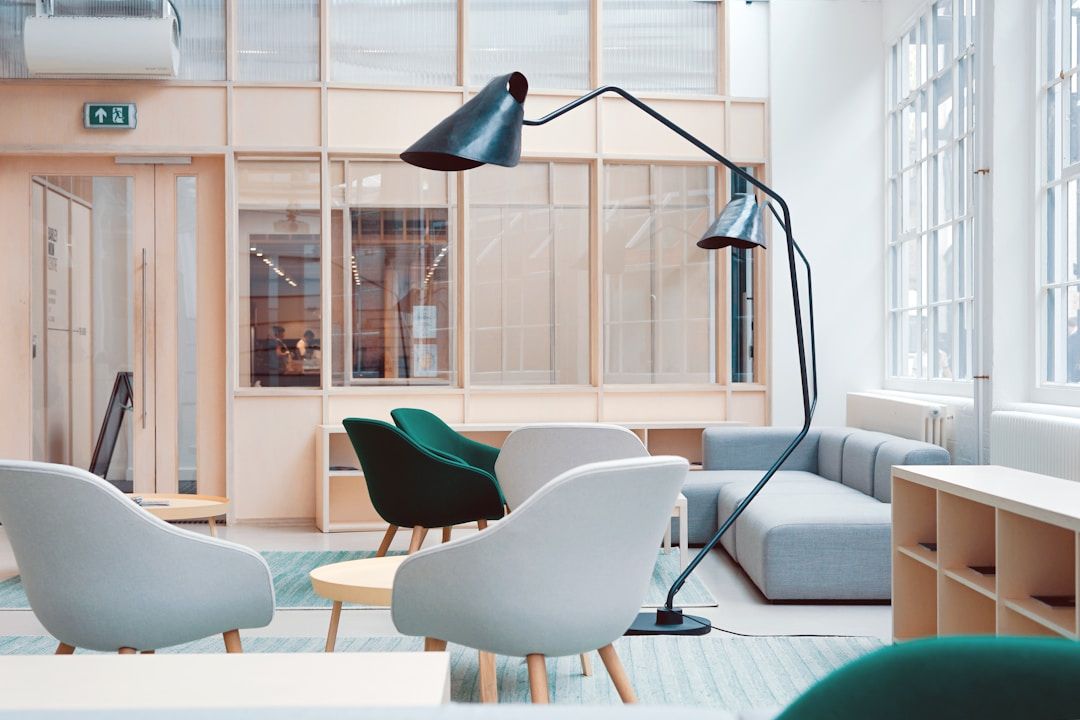
#> input picture backend/assets/photos/workspace.jpg, 1080 x 720 px, found by its file name
$ python -i instagram_image.py   (imports and definitions only)
#> lines starting #> are read from the running program, lines starting #| are printed output that depends on the picture
# -*- coding: utf-8 -*-
"""Gerador de imagens profissionais para Instagram — AI.arq.

Usa fotos de arquitetura como fundo + overlay escuro + tipografia Montserrat.
"""
import os
import tempfile
import uuid
from PIL import Image, ImageDraw, ImageFont, ImageFilter, ImageEnhance

POST_SIZE = (1080, 1080)

# Paleta
WHITE = (255, 255, 255)
WHITE_90 = (235, 237, 242)
WHITE_50 = (140, 148, 168)
CYAN = (56, 220, 240)
CYAN_SOFT = (90, 205, 230)
INDIGO = (100, 90, 255)

ASSETS = os.path.join(os.path.dirname(os.path.abspath(__file__)), "assets")
FONTS_DIR = os.path.join(ASSETS, "fonts")
PHOTOS_DIR = os.path.join(ASSETS, "photos")
OUTPUT_DIR = os.path.join(tempfile.gettempdir(), "aiarq_jobs", "instagram", "images")
# [1 line not run here, left out]


# ── Fontes ──────────────────────────────────────────

# [31 lines left out: functions _f, _tw, not called in this run]


def _cx(text, font, w):
    return (w - font.getbbox(text)[2]) // 2


# ── Base visual ─────────────────────────────────────

def _load_photo(name: str) -> Image.Image:
    """Carrega foto, redimensiona para 1080x1080 (crop central)."""
#> called with name = 'assets/photos/workspace.jpg'
    path = os.path.join(PHOTOS_DIR, name)
    if not os.path.exists(path):
        # Fallback: fundo escuro sólido
        return Image.new("RGB", POST_SIZE, (12, 14, 24))

    img = Image.open(path).convert("RGB")
#> img is the input picture: PIL image 1080x720 RGB; mean R, G, B 181.5, 179.3, 177.6
    # Crop quadrado central
    w, h = img.size
#> w = 1080; h = 720
    side = min(w, h)
#> side = 720
    left = (w - side) // 2
#> left = 180
    top = (h - side) // 2
#> top = 0
    img = img.crop((left, top, left + side, top + side))
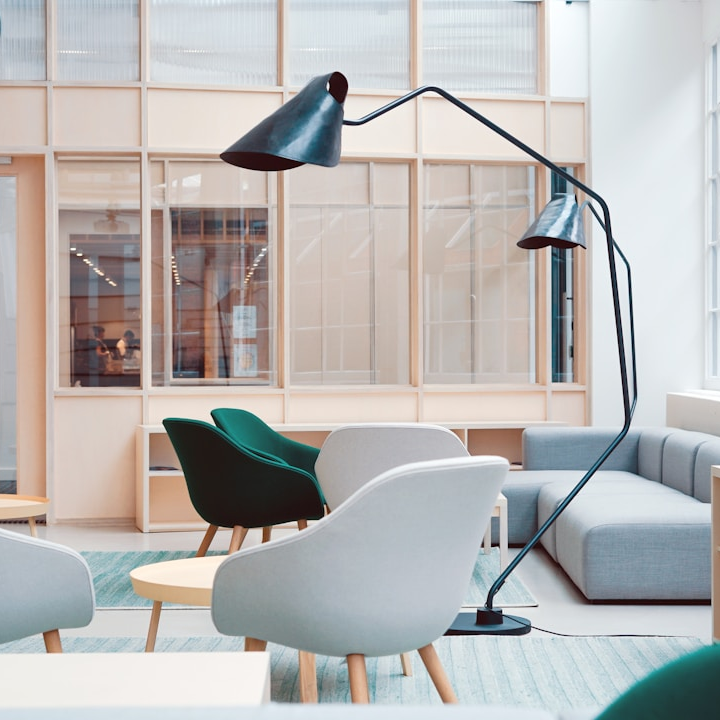
#> img: PIL image 720x720 RGB; mean R, G, B 183.9, 182.1, 180.7
    img = img.resize(POST_SIZE, Image.LANCZOS)
#> img: PIL image 1080x1080 RGB
    return img


# [28 lines left out: functions _apply_overlay, _darken_photo, not called in this run]


def _blur_photo(img: Image.Image, radius: int = 3) -> Image.Image:
    """Blur leve para não competir com o texto."""
    return img.filter(ImageFilter.GaussianBlur(radius=radius))


# [425 lines left out: functions _gradient_line, _pill_size, _pill, _logo, _save, generate_how_it_works and 5 more, not called in this run]

>>> result = _load_photo('assets/photos/workspace.jpg')
